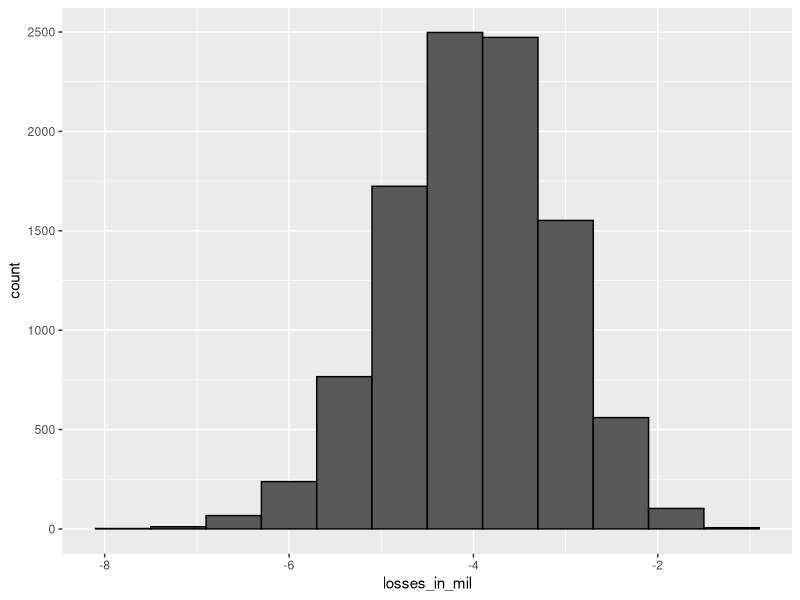
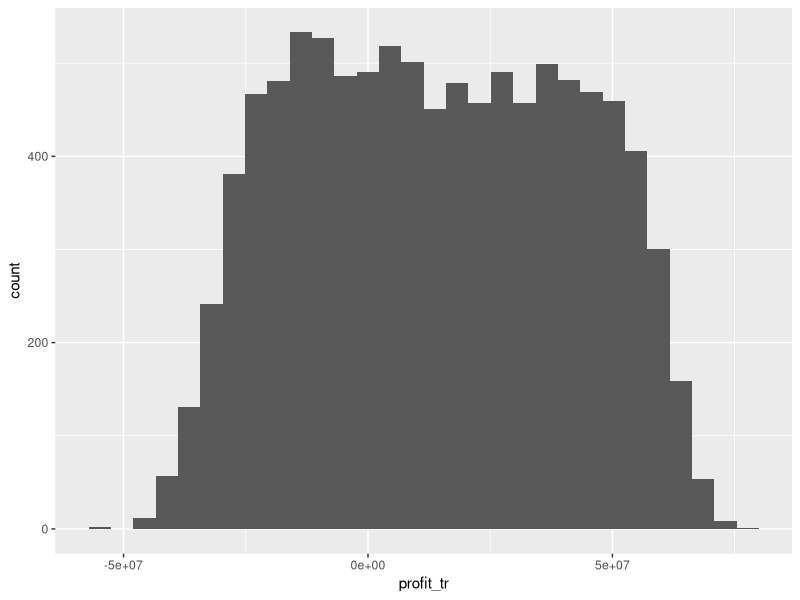

Source code (R) for these figures, in order:
library(tidyverse)

# Simulating a bank that loans money. We have to calculate the ideal interest 
# rate that does not lose money and does not lose customers


# Assume the bank is ready to give out a 1000 loans of 180000
n <- 1000
loan <- 180000
# Assume 2% people default on their payments every loan
p <- 0.02
# And if they do, the loss to the bank is 200000
loss_per_default <- -200000

# You can adjust for this loss, by charging an interest rate high enough to adjust 
# for it, but low enough not to lose customers

loss_per_loan <- p * loss_per_default + (1-p) * 0 # As we dont gain anything from a loan right now




# Monte Carlo defaults == 
defaults <- sample(c(0, 1), n, replace = TRUE, prob = c(1-p, p))
loss_total <- sum(defaults * loss_per_default)
loss_total

# Monte carlo simulation 10000 times for identifying the amount lost 
B <- 10000
losses <- replicate(B, {
  defaults <- sample(c(0, 1), n, replace = TRUE, prob = c(1-p, p))
  return(sum(defaults * loss_per_default))
})

sd(losses)

# Plotting the distribution of losses ==
data.frame(losses_in_mil = losses/10^6) %>%
  ggplot(aes(x = losses_in_mil)) +
  geom_histogram(binwidth = 0.6, col = "black")




# As per CLT, loss over the whole set of loans
expected <- n * loss_per_loan
se <- sqrt(n) * abs(loss_per_default - 0) * sqrt(p * (1-p))

# To correct this loss, we need to adjust the loss per loan so as to make it 0 ==
# p * loss_per_default  + (1-p) * x == 0
interest <- -  (p * loss_per_default)/(1-p)
rate <- interest / loan # approx 2%


# This interest rate ensures that on average, our losses will be zero, i.e. 50% 
# of the times, we will lose money
# We need to make sure that this rarely happens, so that we dont lose customers 
# by going too high either. Lets try to make the losses <= 1%:

# Let S be the sum of the loan returns We need the P(S < 0) = 0.01
# We can modify the "S < 0" part of the equation, by converting it to a z score
# Now the equation reads -- P(Z < -1 * mean/SD) where the mean and SD of the 
# distribution of the loan returns

# Now, thinking about the loan return sums, applying CLT, we can approximate it 
# to a normal distribution. This means we can get a value z which refers to the 
# z score that corresponds to the 1st quantile.
# i.e. the z score of the interest that represents the 1st quantile
z = qnorm(0.01)

# Which also means that we can write the first equation as P(Z < z) = 0.01
# equating the right side of the last 2 equations, we get --
# z = - mean/SD, i.e.
# z == -1 * (n * (p  * loss_per_default + (1-p) * interest)/(sqrt(n) * abs(loss_per_default - interest) * sqrt(p * (1-p))))
# Where the only unknown variable is what interest we need to charge
# Therefore, to find out interest, solving for interest, we get ==
interest <- - loss_per_default * (n * p - z * sqrt(n * p * (1-p))) / (n * (1-p) + z * sqrt(n * p * (1-p))) 
interest/loan # interest rate of about 3 %

# Now the expected profit per loan ==
p * loss_per_default + (1-p) * interest # about 2000 per loan profit



# running a monte carlo with the given interest and loss levels, we can confirm the above
monte <- replicate(10000, {
  trial <- sample(c(interest, loss_per_default), n, replace = TRUE, prob = c(1-p, p))
  return(sum(trial))
})
mean(monte < 0)
mean(monte)
# This confirms our calculations above






# This is the basics now. The Big Short is as follows
# Looking at the previous equation z = -mean/sd, we can also right it as ==
# z = -n* mean (for single event)/ sqrt(n) * sd (for single event)
# Here the previous example also holds if z <= -mean/sd. Which means we can again rewrite as
# z <= n*mean(s) / SD(s)
# n >= z^2 * SD(s) ^2 / mean(s)^2.
# This means the prob can be maintained if n is larger than the RHS. 
# This is kind of a version of Law of Large Numbers 
# Applying this to the previous example
n = ceiling(z^2 * (abs(interest - loss_per_default) * sqrt(p * (1-p)))^2 / (p * loss_per_default + (1-p) * interest)^2)
n # you just need 1001 people to take your loan

# Now if the defaulting rate is 0.04 and we change the interest rate to 5%
p <- 0.04
interest <- 0.05 * loan
# Here the expected value is...
p*loss_per_default + (1-p) * interest

n = ceiling(z^2 * (abs(interest - loss_per_default) * sqrt(p * (1-p)))^2 / (p * loss_per_default + (1-p) * interest)^2)
n # With these changes, we would need 22000 people to take the loan, #LLN
# We can confirm with the monte carlo simulation for the same situation

profit <- replicate(10000, {
  trial <- sample(c(interest, loss_per_default), n, replace = TRUE, prob = c(1-p, p))
  return(sum(trial))
})
mean(profit < 0) # As we can see, it is about 1%

# However, we have derived this n from the assumption that the CLT holds valid

# The Central Limit Theorem does not hold when the events are not independent of
# each other. As is the case with crashes of economic markets, the default rates
# are influenced by an outside factor and the events are hence not independent of each other

# We can simulate this with a monte carlo simulation, where the default ratesfor
# all borrowers vary with each simulation between 3% to 5%

p <- 0.04
interest <- 0.05 * loan

profit <- replicate(10000, {
  new_p <- p + sample(seq(-0.01, 0.01, length = 100), 1)
  trial <- sample(c(interest, loss_per_default), n, replace = TRUE, prob = c(1-new_p, new_p))
  return(sum(trial))
})
mean(profit < 0) # Here we see that the chance of loss is much higher than 1%, 
# as the default rate changed and the n and interest rate did not.  
data.frame(profit_tr = profit) %>%
  ggplot(aes(x=profit_tr)) +
  geom_histogram()
# The plot shows a non normal distribution which explains the issue with the thinking 
# that the default rates are independent. CLT does not apply



